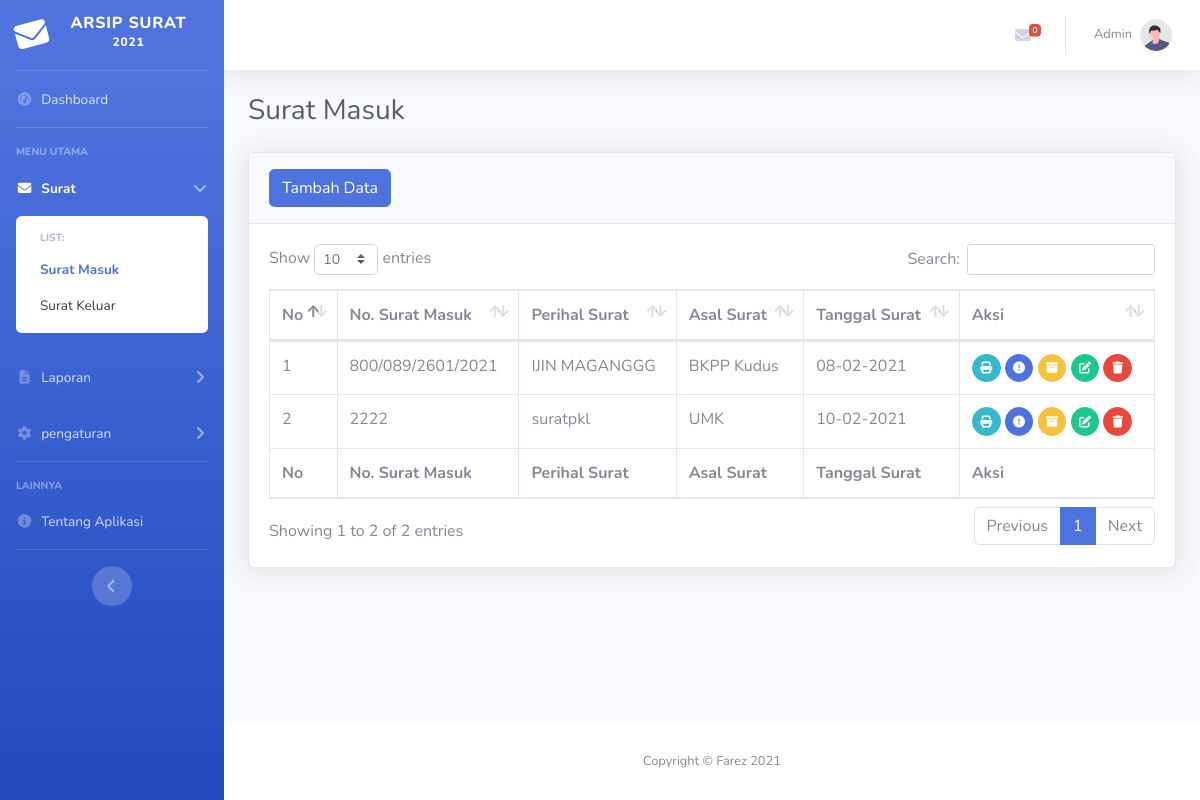
Screenshot of /suratmasuk.php (signed in) with the database file from the repository.
### tables this page shows
CREATE TABLE `tb_suratmasuk` (
  `id_suratmasuk` int(11) NOT NULL,
  `no_suratmasuk` varchar(50) NOT NULL,
  `no_agenda` varchar(50) NOT NULL,
  `asal_surat` varchar(250) NOT NULL,
  `kode_klasifikasi` varchar(50) NOT NULL,
  `isi_surat` varchar(250) NOT NULL,
  `tgl_surat` date NOT NULL,
  `tgl_diterima` date NOT NULL,
  `file_suratmasuk` varchar(250) NOT NULL,
  `ket_suratmasuk` varchar(250) NOT NULL
);

### suratmasuk.php (the view, shortened to what this page needs)
<?php
    if(!isset($_SESSION['user'])) {
        echo "<script language='javascript'>alert('Anda harus login terlebih dahulu!!!'); document.location.href='login.php';</script>";
    } else {
    include 'template/header.php';
?>
            <hr class="sidebar-divider my-0">
            <li class="nav-item">
                <a class="nav-link" href="index.php">
                    <i class="fas fa-fw fa-tachometer-alt"></i>
                    <span>Dashboard</span></a>
            </li>
            <hr class="sidebar-divider">
            <div class="sidebar-heading">
                MENU UTAMA
            </div>
            <li class="nav-item active">
                <a class="nav-link" href="#" data-toggle="collapse" data-target="#collapseTwo"
                    aria-expanded="true" aria-controls="collapseTwo">
                    <i class="fas fa-fw fa-envelope"></i>
                    <span>Surat</span>
                </a>
                <div id="collapseTwo" class="collapse show" aria-labelledby="headingTwo" data-parent="#accordionSidebar">
                    <div class="bg-white py-2 collapse-inner rounded">
                        <h6 class="collapse-header">List:</h6>
                        <a class="collapse-item active" href="suratmasuk.php">Surat Masuk</a>
                        <a class="collapse-item" href="suratkeluar.php">Surat Keluar</a>
                    </div>
                </div>
            </li>
            <li class="nav-item">
                <a class="nav-link collapsed" href="#" data-toggle="collapse" data-target="#collapseUtilities"
                    aria-expanded="true" aria-controls="collapseUtilities">
                    <i class="fas fa-fw fa-file-alt"></i>
                    <span>Laporan</span>
                </a>
            </li>
            <?php
                if($_SESSION['level']=='Admin'){
            ?>
            <li class="nav-item">
                <a class="nav-link collapsed" href="#" data-toggle="collapse" data-target="#collapsepengaturan"
                    aria-expanded="true" aria-controls="collapseUtilities">
                    <i class="fas fa-fw fa-cog"></i>
                    <span>pengaturan</span>
                </a>
            </li>
            <?php
                } else {}
            ?>
            <hr class="sidebar-divider">
            <div class="sidebar-heading">
                Lainnya
            </div>
            <li class="nav-item">
                <a class="nav-link" href="tentang.php">
                    <i class="fas fa-fw fa-info-circle"></i>
                    <span>Tentang Aplikasi</span></a>
            </li>
            <hr class="sidebar-divider d-none d-md-block">
            <div class="text-center d-none d-md-inline">
                <button class="rounded-circle border-0" id="sidebarToggle"></button>
            </div>
        </ul>
        <div id="content-wrapper" class="d-flex flex-column">
            <div id="content">
                <nav class="navbar navbar-expand navbar-light bg-white topbar mb-4 static-top shadow">
                    <ul class="navbar-nav ml-auto">
                        <li class="nav-item dropdown no-arrow mx-1">
                            <a class="nav-link dropdown-toggle" href="#" id="messagesDropdown" role="button"
                                data-toggle="dropdown" aria-haspopup="true" aria-expanded="false">
                                <i class="fas fa-envelope fa-fw"></i>
                                <?php
                                    $hariini = date('Y-m-d');
                                    $sqli = mysqli_query($conn, "SELECT * FROM tb_suratmasuk WHERE tgl_surat='$hariini'");
                                    $ceksqli = mysqli_num_rows($sqli);
                                ?>
                                <span class="badge badge-danger badge-counter"><?= $ceksqli ?></span>
                            </a>
                        </li>
                        <li class="nav-item dropdown no-arrow">
                            <a class="nav-link dropdown-toggle" href="#" id="userDropdown" role="button"
                                data-toggle="dropdown" aria-haspopup="true" aria-expanded="false">
                                <span class="mr-2 d-none d-lg-inline text-gray-600 small"><?=$_SESSION['user']?></span>
                                <img class="img-profile rounded-circle"
                                    src="assets/img/undraw_profile.svg">
                            </a>
                        </li>
                    </ul>
                </nav>
                <div class="container-fluid">
                    <div class="d-sm-flex align-items-center justify-content-between mb-4">
                        <h1 class="h3 mb-0 text-gray-800">Surat Masuk</h1>
                    </div>
                    <div class="card shadow mb-4">
                        <div class="card-header py-3">
                        <?php
                            if($_SESSION['level']=="Admin"){
                        ?>
                            <a href="#" data-toggle="modal" data-target="#tambahsm" class="btn btn-primary" type="button">Tambah Data</a>
                        <?php } else {}?>
                        </div>
                        <div class="card-body">
                            <div class="table-responsive">
                                <table class="table table-bordered" id="dataTable" width="100%" cellspacing="0">
                                    <thead>
                                        <tr>
                                            <th>No</th>
                                            <th>No. Surat Masuk</th>
                                            <th>Perihal Surat</th>
                                            <th>Asal Surat</th>
                                            <th>Tanggal Surat</th>
                                            <th>Aksi</th>
                                        </tr>
                                    </thead>
                                    <tfoot>
                                        <tr>
                                            <th>No</th>
                                            <th>No. Surat Masuk</th>
                                            <th>Perihal Surat</th>
                                            <th>Asal Surat</th>
                                            <th>Tanggal Surat</th>
                                            <th>Aksi</th>
                                        </tr>
                                    </tfoot>
                                    <tbody>
                                        <?php
                                            $sql = mysqli_query($conn, "SELECT * FROM tb_suratmasuk");
                                            $no = 1;
                                            while($row=mysqli_fetch_assoc($sql)){
                                        ?>
                                        <tr>
                                            <td><?= $no++ ?></td>
                                            <td><?= $row['no_suratmasuk'] ?></td>
                                            <td><?= $row['isi_surat'] ?></td>
                                            <td><?= $row['asal_surat'] ?></td>
                                            <td><?php
                                                $newDate = date("d-m-Y", strtotime($row['tgl_surat']));
                                                echo $newDate;
                                                ?>
                                            </td>
                                            <td>
                                                <a href="cetakdisp.php?id=<?= $row['id_suratmasuk'] ?>" class="btn btn-info btn-circle btn-sm" target="_blank"><i class="fas fa-print"></i></a>
                                                <a href="detail_sm.php?id=<?= $row['id_suratmasuk'] ?>" class="btn btn-primary btn-circle btn-sm"><i class="fas fa-exclamation-circle"></i></a>
                                                <?php
                                                    if($_SESSION['level']=="Admin"){
                                                ?>
                                                <a href="disposisi.php?id=<?= $row['id_suratmasuk'] ?>" class="btn btn-warning btn-circle btn-sm"><i class="fas fa-archive"></i></a>
                                                <a href="#" class="btn btn-success btn-circle btn-sm" data-toggle="modal" data-target="#edit<?php echo $row['id_suratmasuk']; ?>"><i class="fas fa-edit"></i></a>
                                                <a href="#" class="btn btn-danger btn-circle btn-sm" data-toggle="modal" data-target="#hapus<?php echo $row['id_suratmasuk']; ?>"><i class="fas fa-trash"></i></a>
                                                <?php } else {}?>
                                            </td>
                                        </tr>
                                        <?php } ?>
                                    </tbody>
                                </table>
                            </div>
                        </div>
                    </div>
                </div>
            </div>
<?php }
    include 'template/footer.php';
?>

### rows the page displays
tb_suratmasuk: no_suratmasuk "800/089/2601/2021", isi_surat "IJIN MAGANGGG", asal_surat "BKPP Kudus", tgl_surat "08-02-2021"
tb_suratmasuk: no_suratmasuk "2222", isi_surat "suratpkl", asal_surat "UMK", tgl_surat "10-02-2021"

### other values shown
$ceksqli "0"
$_SESSION['user'] "Admin"
